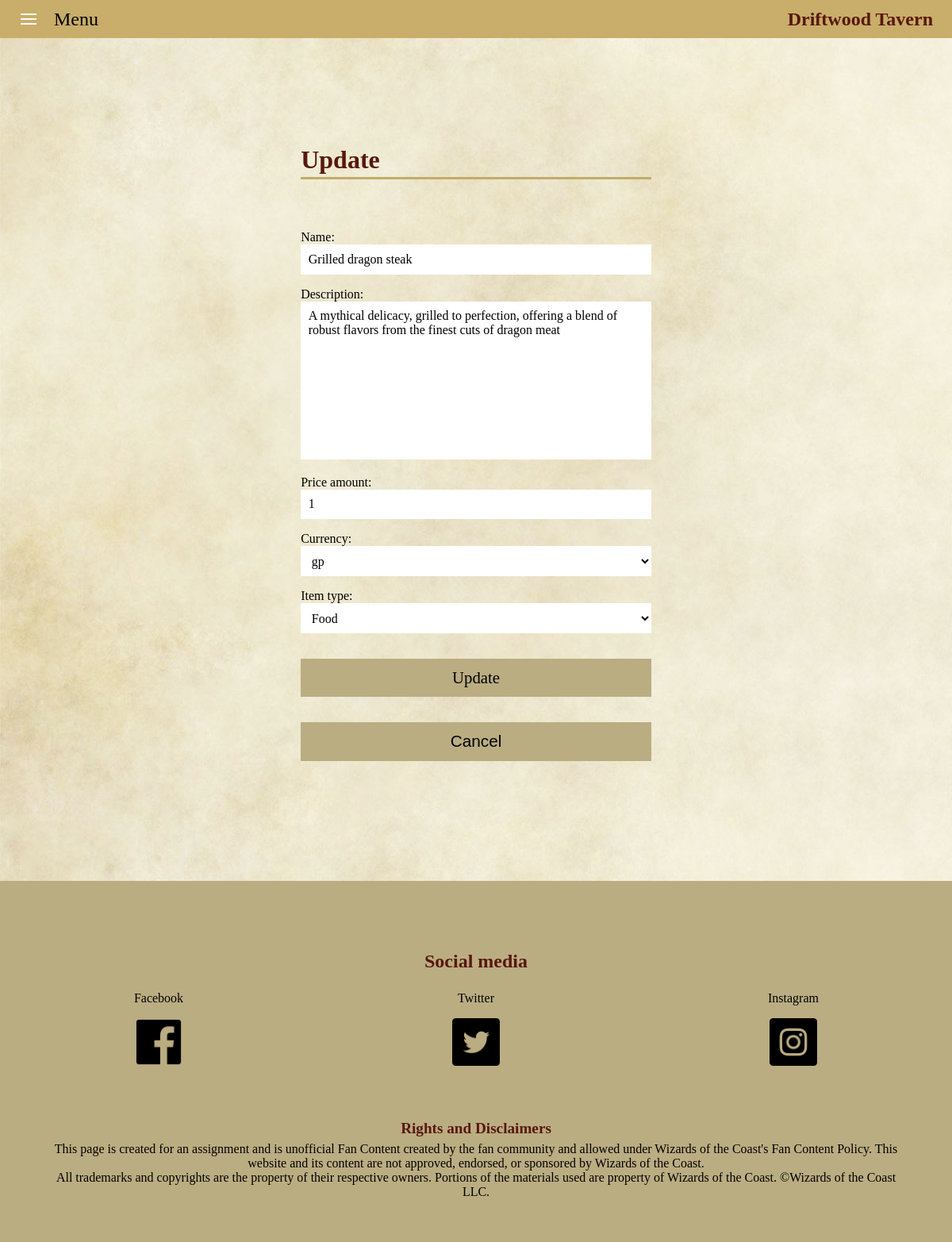
/menu/25/update/, run on the app's committed database.
### app_menu/models.py (models this page shows, shortened)
class Menu(Model):
    TYPE_CHOICES = [
        ('food', 'Food'),
        ('drink', 'Drink'),
    ]
    CURRENCY_CHOICES = [
        ("cp", "cp"),
        ("sp", "sp"),
        ("ep", "ep"),
        ("gp", "gp"),
        ("pp", "pp"),
    ]
    name = models.CharField(
        max_length=255,
        blank=False,
        null=False,
        validators=[MaxLengthValidator(255, message="Max 255 characters.")]
        )
    description = models.TextField(
        blank=False,
        null=False,
        validators=[MaxLengthValidator(255, message="Max 255 characters.")]
        )
    price_amount = models.PositiveIntegerField(
        null=False,
        blank=False,
        validators=[MinValueValidator(1, message="Must be greater than 0.")]
        )
    currency = models.CharField(max_length=10, choices=CURRENCY_CHOICES)
    item_type = models.CharField(max_length=10, choices=TYPE_CHOICES)
    class Meta:
        db_table = "dwt_menu_items"
        verbose_name_plural = "Menu Items"

### app_menu/views.py (the view)
# urls.py: path("<int:pk>/update/", MenuUpdateView.as_view(), name="update"),
class MenuUpdateView(MenuBaseView,UpdateView):
    template_name = "menu_create.html"
    extra_context = {
        "current_page": "Update"
    }

### app_menu/templates/menu_create.html (shortened to what this page needs)
{% extends 'base.html' %}
{% load static %}
{% block content %}
<main>
    <section class="app-menu app-menu-container">
        <div class="app-menu-create">
            <h1>{{current_page}}</h1>
            <form method="post" class="app-menu-form">
                {{ form.as_div }}
                <input type="submit" value="{{ current_page }}" />
            </form>
            <a href="{% url 'menu:all' %}"><button class="cancel-button">Cancel</button></a>
        </div>
    </section>
</main>
{% endblock %}

### static/css/main.style.css (style rules this page uses)
main { flex: 1; }
label { font-size: clamp(0.9em, 2vw, 1em); transform: translateY(10px); transition: transform 0.5s, color 0.3s; font-family: var(--fontForm); }

### app_menu/static/css/app.style.css (style rules this page uses)
.app-menu { margin: 2em 1em; animation: show 1.5s ease-in-out; }
.app-menu-container { display: flex; flex-direction: column; align-items: center; }
.app-menu h1 { border-bottom: 3px solid var(--colorHeaderUnderline); padding-bottom: 0.1em; margin-bottom: 0.25em; font-size: clamp(1.5em, 5vw, 2em); position: relative; margin-bottom: 1em; }
.app-menu a { text-decoration: none; color: black; }
.app-menu-create, .app-menu-delete, .app-menu-detail { margin-bottom: 1em; padding: 5%; width: 85svw; }
.app-menu-form { padding-top: 1em; }
.app-menu-form input { width: 100%; font-size: clamp(0.7em, 2vw, 1em); padding: 0.6em 0.6em; border: none; outline: none; background: none; background-color: #fff; resize: none; font-family: var(--fontForm); }
.app-menu-form div { margin-top: 1em; position: relative; }
.app-menu-form label { font-size: clamp(0.9em, 2vw, 1em); transform: translateY(10px); transition: transform 0.5s, color 0.3s; font-family: var(--fontForm); }
.app-menu-form input[type="text"], .app-menu-form textarea, .app-menu-form select { width: 100%; font-size: clamp(0.7em, 2vw, 1em); padding: 0.6em 0.6em; border: none; outline: none; background: none; background-color: #fff; resize: none; font-family: var(--fontForm); }
.app-menu-form input[type="submit"], .app-menu-delete input[type="submit"], .cancel-button, .back-button { cursor: pointer; width: 100%; background-color: var(--colorSendButton); font-size: 1.3em; padding: 0.6em; border: none; margin-top: 1.5em; }
@media screen and (min-width: 1080px) { .app-menu { height: max-content; display: flex; flex-direction: column; margin: 5em 3em; } }
@media screen and (min-width: 1080px) { .app-menu-create, .app-menu-delete, .app-menu-detail { width: 50%; } }
@media screen and (min-width: 1080px) { .app-menu-form { flex-direction: row; flex-wrap: wrap; justify-content: space-between; } }
@media screen and (min-width: 1080px) { .app-menu-form input { margin-bottom: 0; } }

### static/css/general.style.css (style rules this page uses)
:root { --colorBackground: #EEE5CE; --colorBackgroundFooter: #BBAD82; --colorBackgroundHeader: #C9AD6A; --colorBackgoundItemsTable: #d2e6c8; --colorBackgroundLogo: #766649; --colorErrorMessage : #9C2B1B; --colorHeaderUnderline: #C0AD6A; --colorHeaderText: #58180D; --colorSendButton: #BBAD82; --colorSendButtonHover: #d2e6c8; --fontErrorMessage: "Scaly Sans"; --fontForm: "Scaly Sans"; --fontFooter: "Scaly Sans"; --fontHeaderText: "Mr Eaves Small Caps"; --fontItemsTableHeader: "Scaly Sans Bold"; --fontItemsBody: "Scaly Sans"; --fontMenu: "Scaly Sans Caps"; --fontParagraph: "Booksanity"; --imageBackgroundText: url("../media/images/background.jpg"); }
*, html { margin: 0; padding: 0; scroll-behavior: smooth; box-sizing: border-box; }
body { background-color: var(--colorBackground); background-image: var(--imageBackgroundText); display: flex; flex-direction: column; }
h1, h2, h3, h4 { color: var(--colorHeaderText); font-family: var(--fontHeaderText); }

### app_menu/static/css/app.general.style.css (style rules this page uses)
:root { --colorBackground: #EEE5CE; --colorBackgroundFooter: #BBAD82; --colorBackgroundHeader: #C9AD6A; --colorBackgoundItemsTable: #d2e6c8; --colorBackgroundLogo: #766649; --colorCancelButton: #9C2B1B; --colorErrorMessage: #9C2B1B; --colorHeaderUnderline: #C0AD6A; --colorHeaderText: #58180D; --colorSendButton: #BBAD82; --colorSendButtonHover: #d2e6c8; --fontErrorMessage: "Scaly Sans"; --fontForm: "Scaly Sans"; --fontFooter: "Scaly Sans"; --fontHeaderText: "Mr Eaves Small Caps"; --fontItemsTableHeader: "Scaly Sans Bold"; --fontItemsBody: "Scaly Sans"; --fontMenu: "Scaly Sans Caps"; --fontParagraph: "Booksanity"; --imageBackgroundText: url("../media/images/background.jpg"); }
*, html { margin: 0; padding: 0; scroll-behavior: smooth; box-sizing: border-box; }
body { background-color: var(--colorBackground); background-image: var(--imageBackgroundText); display: flex; flex-direction: column; }
h1, h2, h3, h4 { color: var(--colorHeaderText); font-family: var(--fontHeaderText); }

### data on the page
Menu: name "Grilled dragon steak", description "A mythical delicacy, grilled to perfection, offering a blend of robust flavors from the finest cuts of dragon meat", price_amount "1", currency "gp", item_type "Food"

### other printed values
{{ current_page }} "Update"
